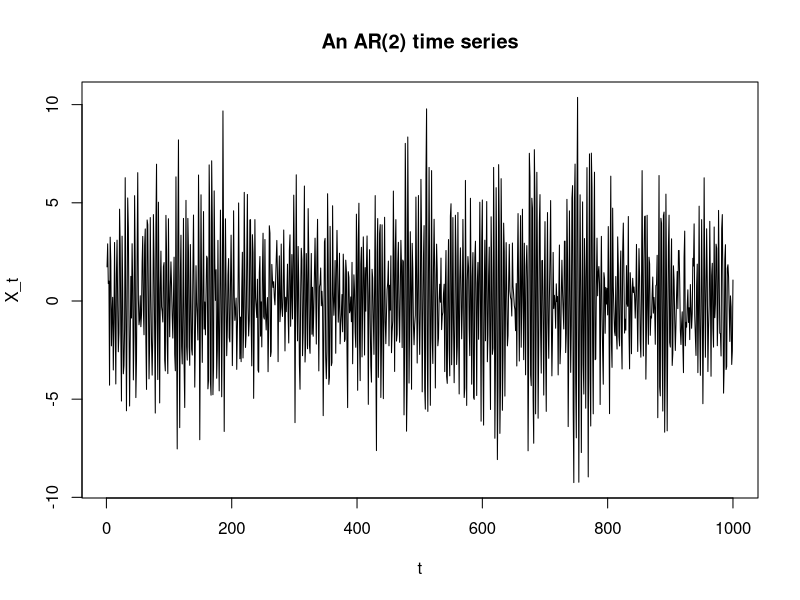

The R script that drew this image:
b1 = 0
b2 = -0.8
set.seed(002)
ar2 = arima.sim(list(ar = c(b1, b2)), n = 1000, sd = 2)
plot(ar2, xlab = 't', ylab = 'X_t', main =
       'An AR(2) time series')